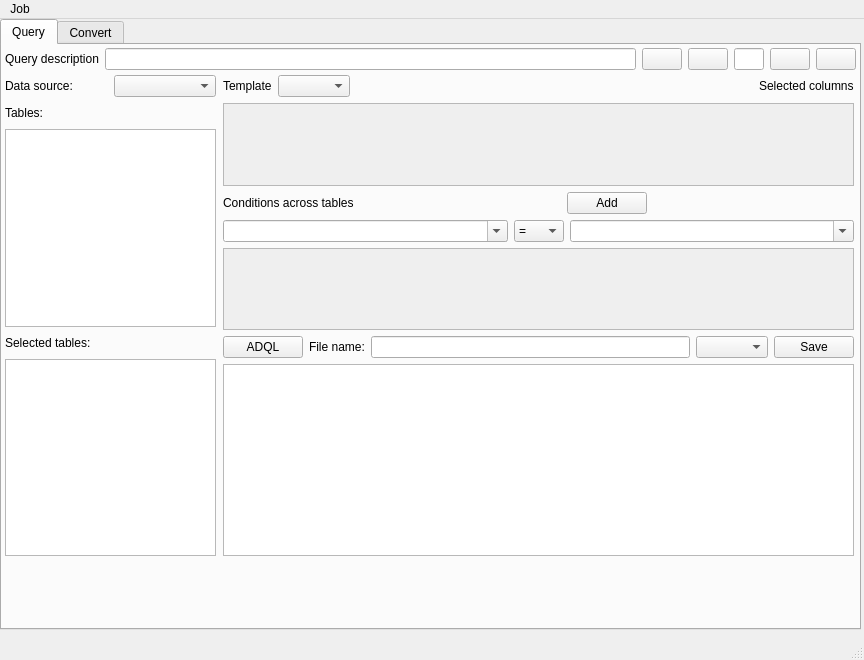
<?xml version="1.0" encoding="UTF-8"?>
<ui version="4.0">
 <class>MainWindow</class>
 <widget class="QMainWindow" name="MainWindow">
  <property name="geometry">
   <rect>
    <x>0</x>
    <y>0</y>
    <width>864</width>
    <height>660</height>
   </rect>
  </property>
  <property name="windowTitle">
   <string>DomeCat</string>
  </property>
  <widget class="QWidget" name="centralwidget">
   <widget class="QTabWidget" name="step_tabs">
    <property name="geometry">
     <rect>
      <x>0</x>
      <y>0</y>
      <width>861</width>
      <height>611</height>
     </rect>
    </property>
    <property name="currentIndex">
     <number>0</number>
    </property>
    <widget class="QWidget" name="query_tab">
     <attribute name="title">
      <string>Query</string>
     </attribute>
     <widget class="QWidget" name="layoutWidget">
      <property name="geometry">
       <rect>
        <x>3</x>
        <y>30</y>
        <width>211</width>
        <height>481</height>
       </rect>
      </property>
      <layout class="QVBoxLayout" name="verticalLayout">
       <item>
        <layout class="QHBoxLayout" name="horizontalLayout_2">
         <item>
          <widget class="QLabel" name="label_data_source">
           <property name="text">
            <string>Data source:</string>
           </property>
          </widget>
         </item>
         <item>
          <widget class="QComboBox" name="comboSelectSource"/>
         </item>
        </layout>
       </item>
       <item>
        <layout class="QHBoxLayout" name="horizontalLayout_4">
         <item>
          <widget class="QLabel" name="label_tables">
           <property name="text">
            <string>Tables:</string>
           </property>
          </widget>
         </item>
         <item>
          <spacer name="horizontalSpacer_2">
           <property name="orientation">
            <enum>Qt::Horizontal</enum>
           </property>
           <property name="sizeHint" stdset="0">
            <size>
             <width>188</width>
             <height>20</height>
            </size>
           </property>
          </spacer>
         </item>
        </layout>
       </item>
       <item>
        <widget class="QListView" name="listView"/>
       </item>
       <item>
        <layout class="QHBoxLayout" name="horizontalLayout_3">
         <item>
          <widget class="QLabel" name="label">
           <property name="text">
            <string>Selected tables:</string>
           </property>
          </widget>
         </item>
         <item>
          <spacer name="horizontalSpacer">
           <property name="orientation">
            <enum>Qt::Horizontal</enum>
           </property>
           <property name="sizeHint" stdset="0">
            <size>
             <width>68</width>
             <height>20</height>
            </size>
           </property>
          </spacer>
         </item>
        </layout>
       </item>
       <item>
        <widget class="QTreeView" name="tablesTree"/>
       </item>
      </layout>
     </widget>
     <widget class="QWidget" name="layoutWidget">
      <property name="geometry">
       <rect>
        <x>3</x>
        <y>0</y>
        <width>851</width>
        <height>28</height>
       </rect>
      </property>
      <layout class="QHBoxLayout" name="horizontalLayout">
       <item>
        <widget class="QLabel" name="label_s_desc">
         <property name="text">
          <string>Query description</string>
         </property>
        </widget>
       </item>
       <item>
        <widget class="QLineEdit" name="lE_desc_query"/>
       </item>
       <item>
        <widget class="QPushButton" name="Button_searchq">
         <property name="text">
          <string/>
         </property>
        </widget>
       </item>
       <item>
        <widget class="QPushButton" name="Button_prevq">
         <property name="text">
          <string/>
         </property>
        </widget>
       </item>
       <item>
        <widget class="QLineEdit" name="lE_keyq">
         <property name="maximumSize">
          <size>
           <width>30</width>
           <height>16777215</height>
          </size>
         </property>
        </widget>
       </item>
       <item>
        <widget class="QPushButton" name="Button_nextq">
         <property name="text">
          <string/>
         </property>
        </widget>
       </item>
       <item>
        <widget class="QPushButton" name="Button_delq">
         <property name="text">
          <string/>
         </property>
        </widget>
       </item>
      </layout>
     </widget>
     <widget class="QWidget" name="layoutWidget">
      <property name="geometry">
       <rect>
        <x>221</x>
        <y>30</y>
        <width>631</width>
        <height>481</height>
       </rect>
      </property>
      <layout class="QVBoxLayout" name="verticalLayout_2">
       <item>
        <layout class="QHBoxLayout" name="horizontalLayout_5">
         <item>
          <widget class="QLabel" name="label_4">
           <property name="text">
            <string>Template</string>
           </property>
          </widget>
         </item>
         <item>
          <widget class="QComboBox" name="comboBox_templates"/>
         </item>
         <item>
          <spacer name="horizontalSpacer_3">
           <property name="orientation">
            <enum>Qt::Horizontal</enum>
           </property>
           <property name="sizeHint" stdset="0">
            <size>
             <width>138</width>
             <height>20</height>
            </size>
           </property>
          </spacer>
         </item>
         <item>
          <widget class="QLabel" name="label_conditions">
           <property name="text">
            <string>Selected columns</string>
           </property>
          </widget>
         </item>
        </layout>
       </item>
       <item>
        <widget class="QScrollArea" name="scrollConditions">
         <property name="widgetResizable">
          <bool>true</bool>
         </property>
         <widget class="QWidget" name="scrollAreaWidgetContents">
          <property name="geometry">
           <rect>
            <x>0</x>
            <y>0</y>
            <width>627</width>
            <height>74</height>
           </rect>
          </property>
         </widget>
        </widget>
       </item>
       <item>
        <layout class="QHBoxLayout" name="horizontalLayout_9">
         <item>
          <widget class="QLabel" name="label_2">
           <property name="text">
            <string>Conditions across tables</string>
           </property>
          </widget>
         </item>
         <item>
          <spacer name="horizontalSpacer_6">
           <property name="orientation">
            <enum>Qt::Horizontal</enum>
           </property>
           <property name="sizeHint" stdset="0">
            <size>
             <width>78</width>
             <height>20</height>
            </size>
           </property>
          </spacer>
         </item>
         <item>
          <widget class="QPushButton" name="Button_add_cond">
           <property name="text">
            <string>Add</string>
           </property>
          </widget>
         </item>
         <item>
          <spacer name="horizontalSpacer_7">
           <property name="orientation">
            <enum>Qt::Horizontal</enum>
           </property>
           <property name="sizeHint" stdset="0">
            <size>
             <width>138</width>
             <height>20</height>
            </size>
           </property>
          </spacer>
         </item>
        </layout>
       </item>
       <item>
        <layout class="QHBoxLayout" name="horizontalLayout_7">
         <item>
          <widget class="QComboBox" name="comboBox">
           <property name="editable">
            <bool>true</bool>
           </property>
           <property name="sizeAdjustPolicy">
            <enum>QComboBox::AdjustToContents</enum>
           </property>
          </widget>
         </item>
         <item>
          <widget class="QComboBox" name="cmb_cross_ops">
           <property name="minimumSize">
            <size>
             <width>50</width>
             <height>0</height>
            </size>
           </property>
           <property name="maximumSize">
            <size>
             <width>50</width>
             <height>16777215</height>
            </size>
           </property>
           <property name="currentText">
            <string>=</string>
           </property>
           <item>
            <property name="text">
             <string>=</string>
            </property>
           </item>
           <item>
            <property name="text">
             <string>&gt;=</string>
            </property>
           </item>
           <item>
            <property name="text">
             <string>&lt;=</string>
            </property>
           </item>
           <item>
            <property name="text">
             <string>&lt;&gt;</string>
            </property>
           </item>
          </widget>
         </item>
         <item>
          <widget class="QComboBox" name="comboBox_3">
           <property name="editable">
            <bool>true</bool>
           </property>
           <property name="sizeAdjustPolicy">
            <enum>QComboBox::AdjustToContents</enum>
           </property>
          </widget>
         </item>
        </layout>
       </item>
       <item>
        <widget class="QScrollArea" name="scroll_across">
         <property name="widgetResizable">
          <bool>true</bool>
         </property>
         <widget class="QWidget" name="scrollAreaWidgetContents_2">
          <property name="geometry">
           <rect>
            <x>0</x>
            <y>0</y>
            <width>627</width>
            <height>73</height>
           </rect>
          </property>
         </widget>
        </widget>
       </item>
       <item>
        <layout class="QHBoxLayout" name="horizontalLayout_6">
         <item>
          <widget class="QPushButton" name="ButtonADQL">
           <property name="toolTip">
            <string/>
           </property>
           <property name="toolTipDuration">
            <number>-1</number>
           </property>
           <property name="whatsThis">
            <string/>
           </property>
           <property name="text">
            <string>ADQL</string>
           </property>
          </widget>
         </item>
         <item>
          <widget class="QLabel" name="label_19">
           <property name="text">
            <string>File name:</string>
           </property>
          </widget>
         </item>
         <item>
          <widget class="QLineEdit" name="lE_filepath_ad"/>
         </item>
         <item>
          <widget class="QComboBox" name="cmb_filetype_aq"/>
         </item>
         <item>
          <widget class="QPushButton" name="Button_submit">
           <property name="text">
            <string>Save</string>
           </property>
          </widget>
         </item>
        </layout>
       </item>
       <item>
        <widget class="QPlainTextEdit" name="plainTextEdit_2">
         <property name="toolTip">
          <string extracomment="Generates ADQL based on the selected columns and conditions"/>
         </property>
         <property name="toolTipDuration">
          <number>2</number>
         </property>
        </widget>
       </item>
      </layout>
     </widget>
    </widget>
    <widget class="QWidget" name="convert_tab">
     <attribute name="title">
      <string>Convert</string>
     </attribute>
     <widget class="QTabWidget" name="format_tabs">
      <property name="geometry">
       <rect>
        <x>10</x>
        <y>50</y>
        <width>831</width>
        <height>451</height>
       </rect>
      </property>
      <property name="currentIndex">
       <number>0</number>
      </property>
      <widget class="QWidget" name="speck_tab">
       <attribute name="title">
        <string>Speck</string>
       </attribute>
       <widget class="QGroupBox" name="gbox_color">
        <property name="geometry">
         <rect>
          <x>0</x>
          <y>240</y>
          <width>411</width>
          <height>171</height>
         </rect>
        </property>
        <property name="title">
         <string>COLOR  </string>
        </property>
        <property name="checkable">
         <bool>true</bool>
        </property>
        <property name="checked">
         <bool>true</bool>
        </property>
        <widget class="QWidget" name="layoutWidget">
         <property name="geometry">
          <rect>
           <x>11</x>
           <y>31</y>
           <width>391</width>
           <height>131</height>
          </rect>
         </property>
         <layout class="QFormLayout" name="formLayout_8">
          <item row="0" column="0">
           <widget class="QLabel" name="label_8">
            <property name="text">
             <string>MAG (Lo freq)</string>
            </property>
           </widget>
          </item>
          <item row="0" column="1">
           <widget class="QComboBox" name="cmb_gmean_mag"/>
          </item>
          <item row="1" column="0">
           <widget class="QLabel" name="label_3">
            <property name="text">
             <string>MAG (Hi Freq)</string>
            </property>
           </widget>
          </item>
          <item row="1" column="1">
           <widget class="QComboBox" name="cmb_bp_mean_mag"/>
          </item>
          <item row="2" column="0">
           <widget class="QLabel" name="label_5">
            <property name="text">
             <string>Color</string>
            </property>
           </widget>
          </item>
          <item row="2" column="1">
           <widget class="QComboBox" name="cmb_gaap"/>
          </item>
         </layout>
        </widget>
       </widget>
       <widget class="QGroupBox" name="gbox_mag">
        <property name="geometry">
         <rect>
          <x>420</x>
          <y>240</y>
          <width>411</width>
          <height>171</height>
         </rect>
        </property>
        <property name="title">
         <string>ABSOLUTE MAGNITUDE</string>
        </property>
        <property name="checkable">
         <bool>true</bool>
        </property>
        <property name="checked">
         <bool>true</bool>
        </property>
        <widget class="QWidget" name="layoutWidget">
         <property name="geometry">
          <rect>
           <x>10</x>
           <y>30</y>
           <width>391</width>
           <height>27</height>
          </rect>
         </property>
         <layout class="QHBoxLayout" name="horizontalLayout_10">
          <item>
           <widget class="QLabel" name="label_17">
            <property name="text">
             <string>Absolute Magnitude</string>
            </property>
           </widget>
          </item>
          <item>
           <widget class="QComboBox" name="cmb_meanmag"/>
          </item>
         </layout>
        </widget>
       </widget>
       <widget class="QGroupBox" name="gbox_speed">
        <property name="geometry">
         <rect>
          <x>420</x>
          <y>0</y>
          <width>411</width>
          <height>221</height>
         </rect>
        </property>
        <property name="title">
         <string>VX, VY, VZ, SPEED</string>
        </property>
        <property name="checkable">
         <bool>true</bool>
        </property>
        <property name="checked">
         <bool>true</bool>
        </property>
        <widget class="QWidget" name="layoutWidget">
         <property name="geometry">
          <rect>
           <x>11</x>
           <y>31</y>
           <width>391</width>
           <height>182</height>
          </rect>
         </property>
         <layout class="QFormLayout" name="formLayout_2">
          <item row="0" column="0">
           <widget class="QLabel" name="label_13">
            <property name="text">
             <string>RA-VELOCITY</string>
            </property>
           </widget>
          </item>
          <item row="0" column="1">
           <widget class="QComboBox" name="cmb_pmra">
            <property name="enabled">
             <bool>true</bool>
            </property>
           </widget>
          </item>
          <item row="1" column="0">
           <widget class="QLabel" name="label_14">
            <property name="text">
             <string>DEC-VELOCITY</string>
            </property>
           </widget>
          </item>
          <item row="1" column="1">
           <widget class="QComboBox" name="cmb_pmdec"/>
          </item>
          <item row="2" column="0">
           <widget class="QLabel" name="label_15">
            <property name="text">
             <string>RADIAL _VELOCITY</string>
            </property>
           </widget>
          </item>
          <item row="2" column="1">
           <widget class="QComboBox" name="cmb_rv"/>
          </item>
         </layout>
        </widget>
       </widget>
       <widget class="QGroupBox" name="gbox_xyz">
        <property name="geometry">
         <rect>
          <x>0</x>
          <y>0</y>
          <width>411</width>
          <height>221</height>
         </rect>
        </property>
        <property name="title">
         <string>x, y, z</string>
        </property>
        <property name="checkable">
         <bool>true</bool>
        </property>
        <property name="checked">
         <bool>true</bool>
        </property>
        <widget class="QWidget" name="layoutWidget">
         <property name="geometry">
          <rect>
           <x>14</x>
           <y>34</y>
           <width>391</width>
           <height>89</height>
          </rect>
         </property>
         <layout class="QFormLayout" name="formLayout">
          <item row="0" column="0">
           <widget class="QLabel" name="raw_lbl">
            <property name="text">
             <string>RA</string>
            </property>
           </widget>
          </item>
          <item row="0" column="1">
           <widget class="QComboBox" name="cmb_ra">
            <property name="enabled">
             <bool>true</bool>
            </property>
           </widget>
          </item>
          <item row="1" column="0">
           <widget class="QLabel" name="dec_lbl">
            <property name="text">
             <string>DEC</string>
            </property>
           </widget>
          </item>
          <item row="1" column="1">
           <widget class="QComboBox" name="cmb_dec"/>
          </item>
          <item row="2" column="0">
           <widget class="QComboBox" name="cmb_dist_par"/>
          </item>
          <item row="2" column="1">
           <widget class="QComboBox" name="cmb_rs_par"/>
          </item>
         </layout>
        </widget>
       </widget>
      </widget>
      <widget class="QWidget" name="sfits_tab">
       <attribute name="title">
        <string>Single fits</string>
       </attribute>
       <widget class="QGroupBox" name="gbox_speed_sf">
        <property name="geometry">
         <rect>
          <x>420</x>
          <y>0</y>
          <width>411</width>
          <height>221</height>
         </rect>
        </property>
        <property name="title">
         <string>VX, VY, VZ, SPEED</string>
        </property>
        <property name="checkable">
         <bool>true</bool>
        </property>
        <property name="checked">
         <bool>true</bool>
        </property>
        <widget class="QWidget" name="layoutWidget_2">
         <property name="geometry">
          <rect>
           <x>11</x>
           <y>31</y>
           <width>391</width>
           <height>182</height>
          </rect>
         </property>
         <layout class="QFormLayout" name="formLayout_3">
          <item row="0" column="0">
           <widget class="QLabel" name="label_16">
            <property name="text">
             <string>PMRA</string>
            </property>
           </widget>
          </item>
          <item row="0" column="1">
           <widget class="QComboBox" name="cmb_pmra_2"/>
          </item>
          <item row="1" column="0">
           <widget class="QLabel" name="label_22">
            <property name="text">
             <string>PMDEC</string>
            </property>
           </widget>
          </item>
          <item row="1" column="1">
           <widget class="QComboBox" name="cmb_pmdec_2"/>
          </item>
          <item row="2" column="0">
           <widget class="QLabel" name="label_23">
            <property name="text">
             <string>RADIAL _VELOCITY</string>
            </property>
           </widget>
          </item>
          <item row="2" column="1">
           <widget class="QComboBox" name="cmb_rv_2"/>
          </item>
          <item row="3" column="0">
           <widget class="QLabel" name="label_24">
            <property name="text">
             <string>PMRA_ERR</string>
            </property>
           </widget>
          </item>
          <item row="3" column="1">
           <widget class="QComboBox" name="cmb_pmra_err_2"/>
          </item>
          <item row="4" column="0">
           <widget class="QLabel" name="label_25">
            <property name="text">
             <string>PMDEC_ERR</string>
            </property>
           </widget>
          </item>
          <item row="4" column="1">
           <widget class="QComboBox" name="cmb_pmdec_err_2"/>
          </item>
          <item row="5" column="0">
           <widget class="QLabel" name="label_26">
            <property name="text">
             <string>RD_VEL_ERR</string>
            </property>
           </widget>
          </item>
          <item row="5" column="1">
           <widget class="QComboBox" name="cmb_rdvel_err_2"/>
          </item>
         </layout>
        </widget>
       </widget>
       <widget class="QGroupBox" name="gbox_xyz_sf">
        <property name="geometry">
         <rect>
          <x>0</x>
          <y>0</y>
          <width>411</width>
          <height>221</height>
         </rect>
        </property>
        <property name="title">
         <string>x, y, z                           column    </string>
        </property>
        <property name="checkable">
         <bool>true</bool>
        </property>
        <property name="checked">
         <bool>true</bool>
        </property>
        <widget class="QWidget" name="layoutWidget_3">
         <property name="geometry">
          <rect>
           <x>12</x>
           <y>32</y>
           <width>391</width>
           <height>182</height>
          </rect>
         </property>
         <layout class="QFormLayout" name="formLayout_4">
          <item row="0" column="0">
           <widget class="QLabel" name="raw_lbl_2">
            <property name="text">
             <string>RA</string>
            </property>
           </widget>
          </item>
          <item row="0" column="1">
           <widget class="QComboBox" name="cmb_ra_2">
            <property name="enabled">
             <bool>true</bool>
            </property>
           </widget>
          </item>
          <item row="1" column="0">
           <widget class="QLabel" name="dec_lbl_2">
            <property name="text">
             <string>DEC</string>
            </property>
           </widget>
          </item>
          <item row="1" column="1">
           <widget class="QComboBox" name="cmb_dec_2"/>
          </item>
          <item row="2" column="0">
           <widget class="QComboBox" name="cmb_dist_par_2"/>
          </item>
          <item row="2" column="1">
           <widget class="QComboBox" name="cmb_rs_par_2"/>
          </item>
          <item row="3" column="0">
           <widget class="QLabel" name="label_29">
            <property name="text">
             <string>PLX_ERR</string>
            </property>
           </widget>
          </item>
          <item row="3" column="1">
           <widget class="QComboBox" name="cmb_plx_err_2"/>
          </item>
         </layout>
        </widget>
       </widget>
       <widget class="QGroupBox" name="gbox_mag_sf">
        <property name="geometry">
         <rect>
          <x>420</x>
          <y>230</y>
          <width>411</width>
          <height>181</height>
         </rect>
        </property>
        <property name="title">
         <string>MAGNITUDES</string>
        </property>
        <property name="checkable">
         <bool>true</bool>
        </property>
        <property name="checked">
         <bool>true</bool>
        </property>
        <widget class="QWidget" name="layoutWidget">
         <property name="geometry">
          <rect>
           <x>11</x>
           <y>20</y>
           <width>391</width>
           <height>151</height>
          </rect>
         </property>
         <layout class="QFormLayout" name="formLayout_5">
          <item row="0" column="0">
           <widget class="QLabel" name="label_27">
            <property name="text">
             <string>G MAG</string>
            </property>
           </widget>
          </item>
          <item row="0" column="1">
           <widget class="QComboBox" name="cmb_meanmag_2"/>
          </item>
          <item row="1" column="0">
           <widget class="QLabel" name="label_28">
            <property name="text">
             <string>TYCHO_B_MAG</string>
            </property>
           </widget>
          </item>
          <item row="1" column="1">
           <widget class="QComboBox" name="comboBox_5"/>
          </item>
          <item row="2" column="0">
           <widget class="QLabel" name="label_30">
            <property name="text">
             <string>TYCHO_V_MAG</string>
            </property>
           </widget>
          </item>
          <item row="2" column="1">
           <widget class="QComboBox" name="comboBox_6"/>
          </item>
          <item row="3" column="0">
           <widget class="QLabel" name="label_31">
            <property name="text">
             <string>TYCHO_B_MAG_ERR</string>
            </property>
           </widget>
          </item>
          <item row="3" column="1">
           <widget class="QComboBox" name="comboBox_2"/>
          </item>
          <item row="4" column="0">
           <widget class="QLabel" name="label_32">
            <property name="text">
             <string>TYCHO_V_MAG_ERR</string>
            </property>
           </widget>
          </item>
          <item row="4" column="1">
           <widget class="QComboBox" name="comboBox_4"/>
          </item>
         </layout>
        </widget>
       </widget>
      </widget>
      <widget class="QWidget" name="mfits_tab">
       <attribute name="title">
        <string>Multiple fits</string>
       </attribute>
       <widget class="QGroupBox" name="gbox_speed_mf">
        <property name="geometry">
         <rect>
          <x>420</x>
          <y>0</y>
          <width>411</width>
          <height>221</height>
         </rect>
        </property>
        <property name="title">
         <string>VX, VY, VZ, SPEED</string>
        </property>
        <property name="checkable">
         <bool>true</bool>
        </property>
        <property name="checked">
         <bool>true</bool>
        </property>
        <widget class="QWidget" name="layoutWidget_4">
         <property name="geometry">
          <rect>
           <x>11</x>
           <y>31</y>
           <width>391</width>
           <height>182</height>
          </rect>
         </property>
         <layout class="QFormLayout" name="formLayout_6">
          <item row="0" column="0">
           <widget class="QLabel" name="label_33">
            <property name="text">
             <string>PMRA</string>
            </property>
           </widget>
          </item>
          <item row="0" column="1">
           <widget class="QComboBox" name="cmb_pmra_3"/>
          </item>
          <item row="1" column="0">
           <widget class="QLabel" name="label_34">
            <property name="text">
             <string>PMDEC</string>
            </property>
           </widget>
          </item>
          <item row="1" column="1">
           <widget class="QComboBox" name="cmb_pmdec_3"/>
          </item>
          <item row="2" column="0">
           <widget class="QLabel" name="label_35">
            <property name="text">
             <string>RADIAL _VELOCITY</string>
            </property>
           </widget>
          </item>
          <item row="2" column="1">
           <widget class="QComboBox" name="cmb_rv_3"/>
          </item>
          <item row="3" column="0">
           <widget class="QLabel" name="label_36">
            <property name="text">
             <string>PMRA_ERR</string>
            </property>
           </widget>
          </item>
          <item row="3" column="1">
           <widget class="QComboBox" name="cmb_pmra_err_3"/>
          </item>
          <item row="4" column="0">
           <widget class="QLabel" name="label_37">
            <property name="text">
             <string>PMDEC_ERR</string>
            </property>
           </widget>
          </item>
          <item row="4" column="1">
           <widget class="QComboBox" name="cmb_pmdec_err_3"/>
          </item>
          <item row="5" column="0">
           <widget class="QLabel" name="label_38">
            <property name="text">
             <string>RD_VEL_ERR</string>
            </property>
           </widget>
          </item>
          <item row="5" column="1">
           <widget class="QComboBox" name="cmb_rdvel_err_3"/>
          </item>
         </layout>
        </widget>
       </widget>
       <widget class="QGroupBox" name="gbox_xyz_mf">
        <property name="geometry">
         <rect>
          <x>0</x>
          <y>0</y>
          <width>411</width>
          <height>221</height>
         </rect>
        </property>
        <property name="title">
         <string>x, y, z                           column    </string>
        </property>
        <property name="checkable">
         <bool>true</bool>
        </property>
        <property name="checked">
         <bool>true</bool>
        </property>
        <widget class="QWidget" name="layoutWidget_5">
         <property name="geometry">
          <rect>
           <x>12</x>
           <y>32</y>
           <width>391</width>
           <height>182</height>
          </rect>
         </property>
         <layout class="QFormLayout" name="formLayout_7">
          <item row="0" column="0">
           <widget class="QLabel" name="raw_lbl_3">
            <property name="text">
             <string>RA</string>
            </property>
           </widget>
          </item>
          <item row="0" column="1">
           <widget class="QComboBox" name="cmb_ra_3">
            <property name="enabled">
             <bool>true</bool>
            </property>
           </widget>
          </item>
          <item row="1" column="0">
           <widget class="QLabel" name="dec_lbl_3">
            <property name="text">
             <string>DEC</string>
            </property>
           </widget>
          </item>
          <item row="1" column="1">
           <widget class="QComboBox" name="cmb_dec_3"/>
          </item>
          <item row="2" column="0">
           <widget class="QComboBox" name="cmb_dist_par_3"/>
          </item>
          <item row="2" column="1">
           <widget class="QComboBox" name="cmb_rs_par_3"/>
          </item>
          <item row="3" column="0">
           <widget class="QLabel" name="label_39">
            <property name="text">
             <string>RA_ERR</string>
            </property>
           </widget>
          </item>
          <item row="3" column="1">
           <widget class="QComboBox" name="cmb_ra_err_2"/>
          </item>
          <item row="4" column="0">
           <widget class="QLabel" name="label_40">
            <property name="text">
             <string>DEC_ERR</string>
            </property>
           </widget>
          </item>
          <item row="4" column="1">
           <widget class="QComboBox" name="cmb_dec_err_2"/>
          </item>
          <item row="5" column="0">
           <widget class="QLabel" name="label_41">
            <property name="text">
             <string>PLX_ERR</string>
            </property>
           </widget>
          </item>
          <item row="5" column="1">
           <widget class="QComboBox" name="cmb_plx_err_3"/>
          </item>
         </layout>
        </widget>
       </widget>
       <widget class="QGroupBox" name="gbox_color_mf">
        <property name="geometry">
         <rect>
          <x>0</x>
          <y>230</y>
          <width>411</width>
          <height>181</height>
         </rect>
        </property>
        <property name="title">
         <string>COLOR  </string>
        </property>
        <property name="checkable">
         <bool>true</bool>
        </property>
        <property name="checked">
         <bool>true</bool>
        </property>
        <widget class="QWidget" name="layoutWidget">
         <property name="geometry">
          <rect>
           <x>12</x>
           <y>40</y>
           <width>391</width>
           <height>89</height>
          </rect>
         </property>
         <layout class="QFormLayout" name="formLayout_10">
          <item row="0" column="0">
           <widget class="QLabel" name="label_42">
            <property name="text">
             <string>G_MEAN_MAG</string>
            </property>
           </widget>
          </item>
          <item row="0" column="1">
           <widget class="QComboBox" name="cmb_gmean_mag_2">
            <property name="minimumSize">
             <size>
              <width>251</width>
              <height>0</height>
             </size>
            </property>
           </widget>
          </item>
          <item row="1" column="0">
           <widget class="QLabel" name="label_43">
            <property name="text">
             <string>BP_MEAN_MAG</string>
            </property>
           </widget>
          </item>
          <item row="1" column="1">
           <widget class="QComboBox" name="cmb_bp_mena_mag_2">
            <property name="minimumSize">
             <size>
              <width>251</width>
              <height>0</height>
             </size>
            </property>
           </widget>
          </item>
          <item row="2" column="0">
           <widget class="QLabel" name="label_45">
            <property name="text">
             <string>RP_MEAN_MAG</string>
            </property>
           </widget>
          </item>
          <item row="2" column="1">
           <widget class="QComboBox" name="comboBox_7">
            <property name="minimumSize">
             <size>
              <width>251</width>
              <height>0</height>
             </size>
            </property>
           </widget>
          </item>
         </layout>
        </widget>
       </widget>
       <widget class="QGroupBox" name="gbox_bp_mf">
        <property name="geometry">
         <rect>
          <x>420</x>
          <y>230</y>
          <width>401</width>
          <height>181</height>
         </rect>
        </property>
        <property name="title">
         <string/>
        </property>
        <property name="checkable">
         <bool>true</bool>
        </property>
        <property name="checked">
         <bool>true</bool>
        </property>
        <widget class="QWidget" name="layoutWidget">
         <property name="geometry">
          <rect>
           <x>8</x>
           <y>38</y>
           <width>391</width>
           <height>89</height>
          </rect>
         </property>
         <layout class="QFormLayout" name="formLayout_9">
          <item row="0" column="0">
           <widget class="QLabel" name="label_46">
            <property name="text">
             <string>BP_RP</string>
            </property>
           </widget>
          </item>
          <item row="0" column="1">
           <widget class="QComboBox" name="comboBox_8">
            <property name="minimumSize">
             <size>
              <width>251</width>
              <height>0</height>
             </size>
            </property>
           </widget>
          </item>
          <item row="1" column="0">
           <widget class="QLabel" name="label_47">
            <property name="text">
             <string>BP_GP</string>
            </property>
           </widget>
          </item>
          <item row="1" column="1">
           <widget class="QComboBox" name="comboBox_9">
            <property name="minimumSize">
             <size>
              <width>251</width>
              <height>0</height>
             </size>
            </property>
           </widget>
          </item>
          <item row="2" column="0">
           <widget class="QLabel" name="label_44">
            <property name="text">
             <string>G_RP</string>
            </property>
           </widget>
          </item>
          <item row="2" column="1">
           <widget class="QComboBox" name="cmb_g_rp_2">
            <property name="minimumSize">
             <size>
              <width>251</width>
              <height>0</height>
             </size>
            </property>
           </widget>
          </item>
         </layout>
        </widget>
       </widget>
      </widget>
     </widget>
     <widget class="QLabel" name="label_7">
      <property name="geometry">
       <rect>
        <x>400</x>
        <y>540</y>
        <width>101</width>
        <height>17</height>
       </rect>
      </property>
      <property name="text">
       <string>Results</string>
      </property>
     </widget>
     <widget class="QPushButton" name="buttonGetFilename">
      <property name="geometry">
       <rect>
        <x>180</x>
        <y>540</y>
        <width>121</width>
        <height>25</height>
       </rect>
      </property>
      <property name="text">
       <string>Convert/save</string>
      </property>
     </widget>
     <widget class="QWidget" name="layoutWidget">
      <property name="geometry">
       <rect>
        <x>13</x>
        <y>11</y>
        <width>831</width>
        <height>27</height>
       </rect>
      </property>
      <layout class="QHBoxLayout" name="horizontalLayout_8">
       <item>
        <widget class="QLabel" name="label_18">
         <property name="text">
          <string>Source file:</string>
         </property>
        </widget>
       </item>
       <item>
        <widget class="QLineEdit" name="lEdit_src_name">
         <property name="minimumSize">
          <size>
           <width>150</width>
           <height>0</height>
          </size>
         </property>
         <property name="text">
          <string/>
         </property>
        </widget>
       </item>
       <item>
        <widget class="QPushButton" name="buttonSelectFile">
         <property name="maximumSize">
          <size>
           <width>30</width>
           <height>16777215</height>
          </size>
         </property>
         <property name="text">
          <string>...</string>
         </property>
        </widget>
       </item>
       <item>
        <widget class="QLabel" name="lbl_ds">
         <property name="text">
          <string>Data source:</string>
         </property>
        </widget>
       </item>
       <item>
        <widget class="QLineEdit" name="le_data_source">
         <property name="sizePolicy">
          <sizepolicy hsizetype="Expanding" vsizetype="Fixed">
           <horstretch>0</horstretch>
           <verstretch>0</verstretch>
          </sizepolicy>
         </property>
         <property name="minimumSize">
          <size>
           <width>40</width>
           <height>0</height>
          </size>
         </property>
         <property name="maximumSize">
          <size>
           <width>100</width>
           <height>16777211</height>
          </size>
         </property>
         <property name="baseSize">
          <size>
           <width>0</width>
           <height>0</height>
          </size>
         </property>
        </widget>
       </item>
       <item>
        <widget class="QLabel" name="label_21">
         <property name="text">
          <string>Table:</string>
         </property>
        </widget>
       </item>
       <item>
        <widget class="QLineEdit" name="le_table">
         <property name="maximumSize">
          <size>
           <width>150</width>
           <height>16777215</height>
          </size>
         </property>
        </widget>
       </item>
      </layout>
     </widget>
     <widget class="QLabel" name="label_output_desc">
      <property name="geometry">
       <rect>
        <x>26</x>
        <y>510</y>
        <width>81</width>
        <height>20</height>
       </rect>
      </property>
      <property name="text">
       <string>Description</string>
      </property>
     </widget>
     <widget class="QLineEdit" name="lE_output_desc">
      <property name="geometry">
       <rect>
        <x>110</x>
        <y>510</y>
        <width>731</width>
        <height>25</height>
       </rect>
      </property>
     </widget>
     <widget class="QComboBox" name="comboBox_results">
      <property name="geometry">
       <rect>
        <x>460</x>
        <y>540</y>
        <width>381</width>
        <height>25</height>
       </rect>
      </property>
     </widget>
    </widget>
   </widget>
  </widget>
  <widget class="QMenuBar" name="menubar">
   <property name="geometry">
    <rect>
     <x>0</x>
     <y>0</y>
     <width>864</width>
     <height>20</height>
    </rect>
   </property>
   <property name="nativeMenuBar">
    <bool>true</bool>
   </property>
   <widget class="QMenu" name="menuJob">
    <property name="title">
     <string>Job</string>
    </property>
   </widget>
   <addaction name="menuJob"/>
  </widget>
  <widget class="QStatusBar" name="statusbar"/>
 </widget>
 <resources/>
 <connections/>
</ui>
